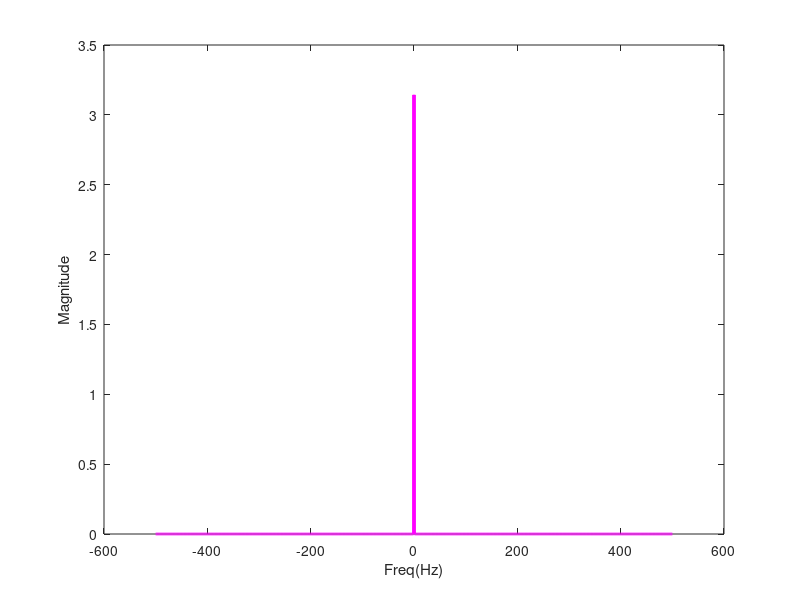

Write the MATLAB code that produced this figure.
fs = 1000;
f=-fs/2:1/4:fs/2;
t=-2:1/fs:2;
fx = cos(pi.*t);
FT = fft(fx);
FTS = fftshift(fft(fx));
plot(f,abs(FTS).*pi/2000,"m","LineWidth",2);
xlabel("Freq(Hz)");
ylabel("Magnitude");
